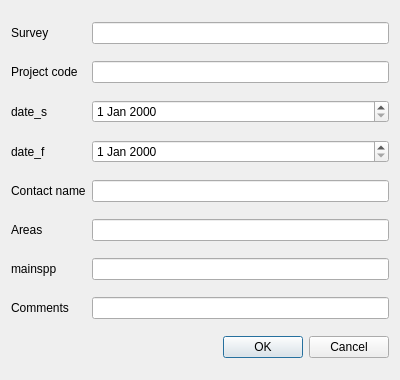
<?xml version="1.0" encoding="UTF-8"?>
<ui version="4.0">
 <class>SurveyPropertiesBase</class>
 <widget class="QDialog" name="SurveyPropertiesBase">
  <property name="geometry">
   <rect>
    <x>0</x>
    <y>0</y>
    <width>400</width>
    <height>380</height>
   </rect>
  </property>
  <property name="windowTitle">
   <string>Survey properties</string>
  </property>
  <layout class="QGridLayout" name="gridLayout">
   <item row="0" column="0">
    <widget class="QLabel" name="mSurveyLabel">
     <property name="text">
      <string>Survey</string>
     </property>
    </widget>
   </item>
   <item row="0" column="1">
    <widget class="QLineEdit" name="mSurveyLineEdit"/>
   </item>
   <item row="1" column="0">
    <widget class="QLabel" name="mProjectCodeLabel">
     <property name="text">
      <string>Project code</string>
     </property>
    </widget>
   </item>
   <item row="1" column="1">
    <widget class="QLineEdit" name="mProjectCodeLineEdit"/>
   </item>
   <item row="2" column="0">
    <widget class="QLabel" name="mDateSLabel">
     <property name="text">
      <string>date_s</string>
     </property>
    </widget>
   </item>
   <item row="2" column="1">
    <widget class="QDateEdit" name="mDateSEdit"/>
   </item>
   <item row="3" column="0">
    <widget class="QLabel" name="mDateFLabel">
     <property name="text">
      <string>date_f</string>
     </property>
    </widget>
   </item>
   <item row="3" column="1">
    <widget class="QDateEdit" name="mDateFEdit"/>
   </item>
   <item row="4" column="0">
    <widget class="QLabel" name="mContactNameLabel">
     <property name="text">
      <string>Contact name</string>
     </property>
    </widget>
   </item>
   <item row="4" column="1">
    <widget class="QLineEdit" name="mContactNameLineEdit"/>
   </item>
   <item row="5" column="0">
    <widget class="QLabel" name="mAreasLabel">
     <property name="text">
      <string>Areas</string>
     </property>
    </widget>
   </item>
   <item row="5" column="1">
    <widget class="QLineEdit" name="mAreasLineEdit"/>
   </item>
   <item row="6" column="0">
    <widget class="QLabel" name="mMainSppLabel">
     <property name="text">
      <string>mainspp</string>
     </property>
    </widget>
   </item>
   <item row="6" column="1">
    <widget class="QLineEdit" name="mMainSppLineEdit"/>
   </item>
   <item row="7" column="0">
    <widget class="QLabel" name="mCommentsLabel">
     <property name="text">
      <string>Comments</string>
     </property>
    </widget>
   </item>
   <item row="7" column="1">
    <widget class="QLineEdit" name="mCommentsLIneEdit"/>
   </item>
   <item row="8" column="0" colspan="2">
    <widget class="QDialogButtonBox" name="buttonBox">
     <property name="orientation">
      <enum>Qt::Horizontal</enum>
     </property>
     <property name="standardButtons">
      <set>QDialogButtonBox::Cancel|QDialogButtonBox::Ok</set>
     </property>
    </widget>
   </item>
  </layout>
 </widget>
 <resources/>
 <connections>
  <connection>
   <sender>buttonBox</sender>
   <signal>accepted()</signal>
   <receiver>SurveyPropertiesBase</receiver>
   <slot>accept()</slot>
   <hints>
    <hint type="sourcelabel">
     <x>248</x>
     <y>254</y>
    </hint>
    <hint type="destinationlabel">
     <x>157</x>
     <y>274</y>
    </hint>
   </hints>
  </connection>
  <connection>
   <sender>buttonBox</sender>
   <signal>rejected()</signal>
   <receiver>SurveyPropertiesBase</receiver>
   <slot>reject()</slot>
   <hints>
    <hint type="sourcelabel">
     <x>316</x>
     <y>260</y>
    </hint>
    <hint type="destinationlabel">
     <x>286</x>
     <y>274</y>
    </hint>
   </hints>
  </connection>
 </connections>
</ui>
